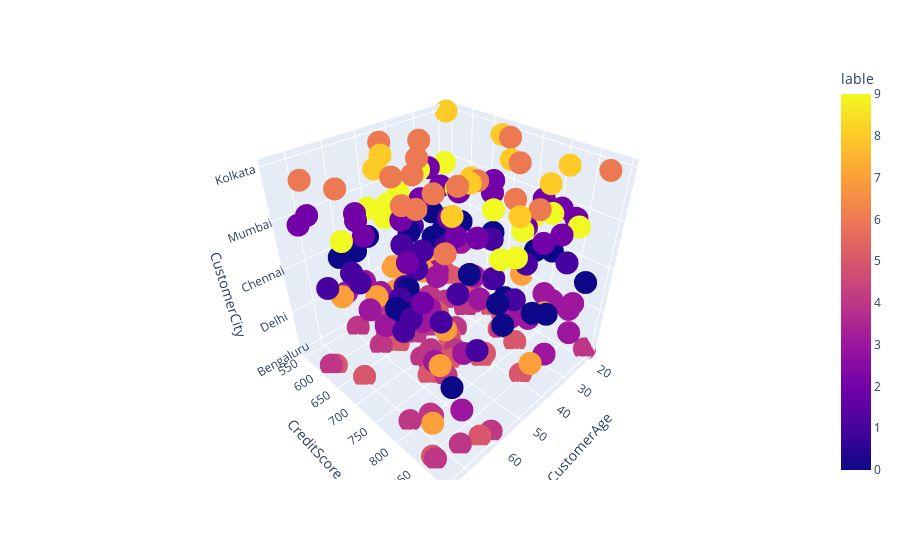

The cell this chart's notebook holds for it:
### Code cell
kmean=KMeans(n_clusters=10,max_iter=400).fit(X)

lables=kmean.predict(X)

K_DF=df.copy()

K_DF['lable']=lables

score = silhouette_score(X,lables)
print ("Silhouette Score", score)



px.scatter_3d(K_DF, 'CustomerAge', 'CreditScore', 'CustomerCity', color='lable')

### Figure 1 — Plotly figure (JSON) as saved in the notebook; plotly's stock layout.template omitted (floating-point values rounded to 4 significant figures; data arrays with more than 128 entries replaced by an {"elided": "..."} marker saying what was removed)
{"data": [{"hovertemplate": "CustomerAge=%{x}<br>CreditScore=%{y}<br>CustomerCity=%{z}<br>lable=%{marker.color}<extra></extra>", "legendgroup": "", "marker": {"color": {"elided": "200 int values"}, "coloraxis": "coloraxis", "symbol": "circle"}, "mode": "markers", "name": "", "scene": "scene", "showlegend": false, "type": "scatter3d", "x": {"elided": "200 int values"}, "y": {"elided": "200 int values"}, "z": {"elided": "200 str values"}}], "layout": {"coloraxis": {"colorbar": {"title": {"text": "lable"}}, "colorscale": [[0, "#0d0887"], [0.1111, "#46039f"], [0.2222, "#7201a8"], [0.3333, "#9c179e"], [0.4444, "#bd3786"], [0.5556, "#d8576b"], [0.6667, "#ed7953"], [0.7778, "#fb9f3a"], [0.8889, "#fdca26"], [1, "#f0f921"]]}, "legend": {"tracegroupgap": 0}, "margin": {"t": 60}, "scene": {"domain": {"x": [0, 1], "y": [0, 1]}, "xaxis": {"title": {"text": "CustomerAge"}}, "yaxis": {"title": {"text": "CreditScore"}}, "zaxis": {"title": {"text": "CustomerCity"}}}}}
